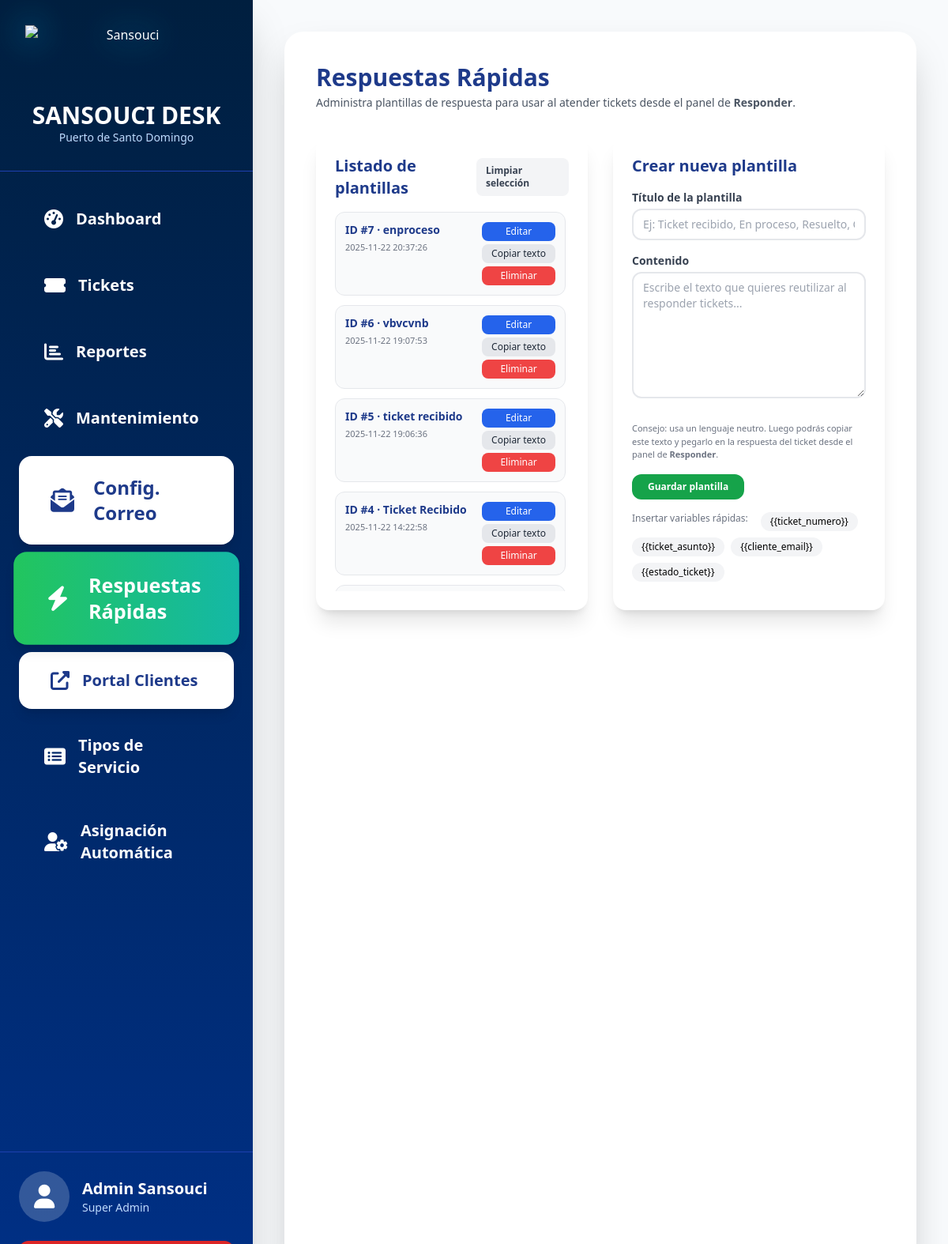
The page /plantillas.php (signed in) on the database its author committed.
### tables this page shows
CREATE TABLE `plantillas_respuesta` (
  `id` int(11) NOT NULL,
  `titulo` varchar(255) NOT NULL,
  `contenido` text NOT NULL,
  `creado_por` int(11) DEFAULT NULL,
  `creado_el` datetime NOT NULL DEFAULT current_timestamp(),
  `actualizado_el` datetime DEFAULT NULL,
  `activo` tinyint(1) NOT NULL DEFAULT 1
);

### plantillas.php (the view, shortened to what this page needs)
<?php
require 'header.php';
$modo_edicion  = false;
$plantilla_editar = [
    'id'        => 0,
    'titulo'    => '',
    'contenido' => '',
];
$stmt = $pdo->query("
    SELECT id, titulo, contenido, creado_el
    FROM plantillas_respuesta
    ORDER BY creado_el DESC
");
$plantillas = $stmt->fetchAll(PDO::FETCH_ASSOC) ?: [];
?>
<div class="space-y-8">
    <div>
        <h1 class="text-3xl font-bold text-blue-900">Respuestas Rápidas</h1>
        <p class="text-gray-600 text-sm mt-1">
            Administra plantillas de respuesta para usar al atender tickets desde el panel de
            <span class="font-semibold">Responder</span>.
        </p>
    </div>
    <div class="grid grid-cols-1 lg:grid-cols-2 gap-8">
        <div class="bg-white rounded-2xl shadow-xl p-6 flex flex-col">
            <div class="flex items-center justify-between mb  -4">
                <h2 class="text-xl font-bold text-blue-900">Listado de plantillas</h2>
                <a href="plantillas.php"
                   class="inline-flex items-center px-3 py-2 rounded-lg text-xs font-semibold bg-gray-100 hover:bg-gray-200 text-gray-700">
                    Limpiar selección
                </a>
            </div>
            <div class="mt-4 space-y-3 max-h-[480px] overflow-y-auto pr-1">
                <?php if (empty($plantillas)): ?>
                    <p class="text-gray-500 text-sm">Aún no hay plantillas creadas.</p>
                <?php else: ?>
                    <?php foreach ($plantillas as $p): ?>
                        <div class="border border-gray-200 rounded-xl p-3 flex items-start justify-between bg-gray-50">
                            <div class="mr-3">
                                <p class="font-semibold text-sm text-blue-900">
                                    ID #<?= (int)$p['id'] ?> ·
                                    <?= htmlspecialchars($p['titulo']) ?>
                                </p>
                                <p class="text-[11px] text-gray-500 mt-1">
                                    <?= htmlspecialchars($p['creado_el']) ?>
                                </p>
                            </div>
                            <div class="flex flex-col gap-1">
                                <a href="plantillas.php?editar=<?= (int)$p['id'] ?>"
                                   class="px-3 py-1 text-xs rounded-lg bg-blue-600 text-white hover:bg-blue-700 text-center">
                                    Editar
                                </a>
                                <button type="button"
                                        class="px-3 py-1 text-xs rounded-lg bg-gray-200 text-gray-800 hover:bg-gray-300 copiar-btn"
                                        data-texto="<?= htmlspecialchars($p['contenido']) ?>">
                                    Copiar texto
                                </button>
                                <a href="plantillas.php?eliminar=<?= (int)$p['id'] ?>"
                                   onclick="return confirm('¿Eliminar esta plantilla?')"
                                   class="px-3 py-1 text-xs rounded-lg bg-red-500 text-white hover:bg-red-600 text-center">
                                    Eliminar
                                </a>
                            </div>
                        </div>
                    <?php endforeach; ?>
                <?php endif; ?>
            </div>
        </div>
        <div class="bg-white rounded-2xl shadow-xl p-6">
            <div class="flex items-center justify-between mb-4">
                <h2 class="text-xl font-bold text-blue-900">
                    <?= $modo_edicion ? 'Editar plantilla' : 'Crear nueva plantilla' ?>
                </h2>
            </div>
            <form method="POST" class="space-y-4">
                <div>
                    <label class="block text-sm font-semibold text-gray-700 mb-1">
                        Título de la plantilla
                    </label>
                    <input
                        type="text"
                        name="titulo"
                        value="<?= htmlspecialchars($plantilla_editar['titulo']) ?>"
                        placeholder="Ej: Ticket recibido, En proceso, Resuelto, Contactar administración"
                        class="w-full border-2 rounded-xl px-3 py-2 text-sm focus:outline-none focus:ring-2 focus:ring-blue-500"
                    >
                </div>
                <div>
                    <label class="block text-sm font-semibold text-gray-700 mb-1">
                        Contenido
                    </label>
                    <textarea
                        name="contenido"
                        rows="7"
                        class="w-full border-2 rounded-xl px-3 py-2 text-sm focus:outline-none focus:ring-2 focus:ring-blue-500"
                        placeholder="Escribe el texto que quieres reutilizar al responder tickets..."
                    ><?= htmlspecialchars($plantilla_editar['contenido']) ?></textarea>
                </div>
                <div class="flex flex-wrap items-center justify-between gap-4 pt-2 text-[11px] text-gray-500">
                    <p>
                        Consejo: usa un lenguaje neutro. Luego podrás copiar este texto y pegarlo en la respuesta
                        del ticket desde el panel de <span class="font-semibold">Responder</span>.
                    </p>
                    <div class="flex gap-2">
                        <button type="submit"
                                class="px-5 py-2 rounded-xl bg-green-600 text-white font-semibold text-xs hover:bg-green-700">
                            Guardar plantilla
                        </button>
                    </div>
                </div>
                <div class="mt-4 flex flex-wrap gap-2 text-xs">
                    <span class="text-gray-500 mr-2">Insertar variables rápidas:</span>
                    <button type="button" class="px-3 py-1 rounded-full bg-gray-100 hover:bg-gray-200 insertar-placeholder"
                            data-placeholder="{{ticket_numero}}">
                        {{ticket_numero}}
                    </button>
                    <button type="button" class="px-3 py-1 rounded-full bg-gray-100 hover:bg-gray-200 insertar-placeholder"
                            data-placeholder="{{ticket_asunto}}">
                        {{ticket_asunto}}
                    </button>
                    <button type="button" class="px-3 py-1 rounded-full bg-gray-100 hover:bg-gray-200 insertar-placeholder"
                            data-placeholder="{{cliente_email}}">
                        {{cliente_email}}
                    </button>
                    <button type="button" class="px-3 py-1 rounded-full bg-gray-100 hover:bg-gray-200 insertar-placeholder"
                            data-placeholder="{{estado_ticket}}">
                        {{estado_ticket}}
                    </button>
                </div>
            </form>
        </div>
    </div>
</div>
<?php
require 'footer.php';
?>

### header.php (style rules this page uses)
body { background: #f8fafc; font-family: 'Segoe UI', sans-serif; }

### rows shown on the page
plantillas_respuesta: id "7", titulo "enproceso", creado_el "2025-11-22 20:37:26"
plantillas_respuesta: id "6", titulo "vbvcvnb", creado_el "2025-11-22 19:07:53"
plantillas_respuesta: id "5", titulo "ticket recibido", creado_el "2025-11-22 19:06:36"
plantillas_respuesta: id "4", titulo "Ticket Recibido", creado_el "2025-11-22 14:22:58"

### other values the page prints
$user['nombre'] "Admin Sansouci"
